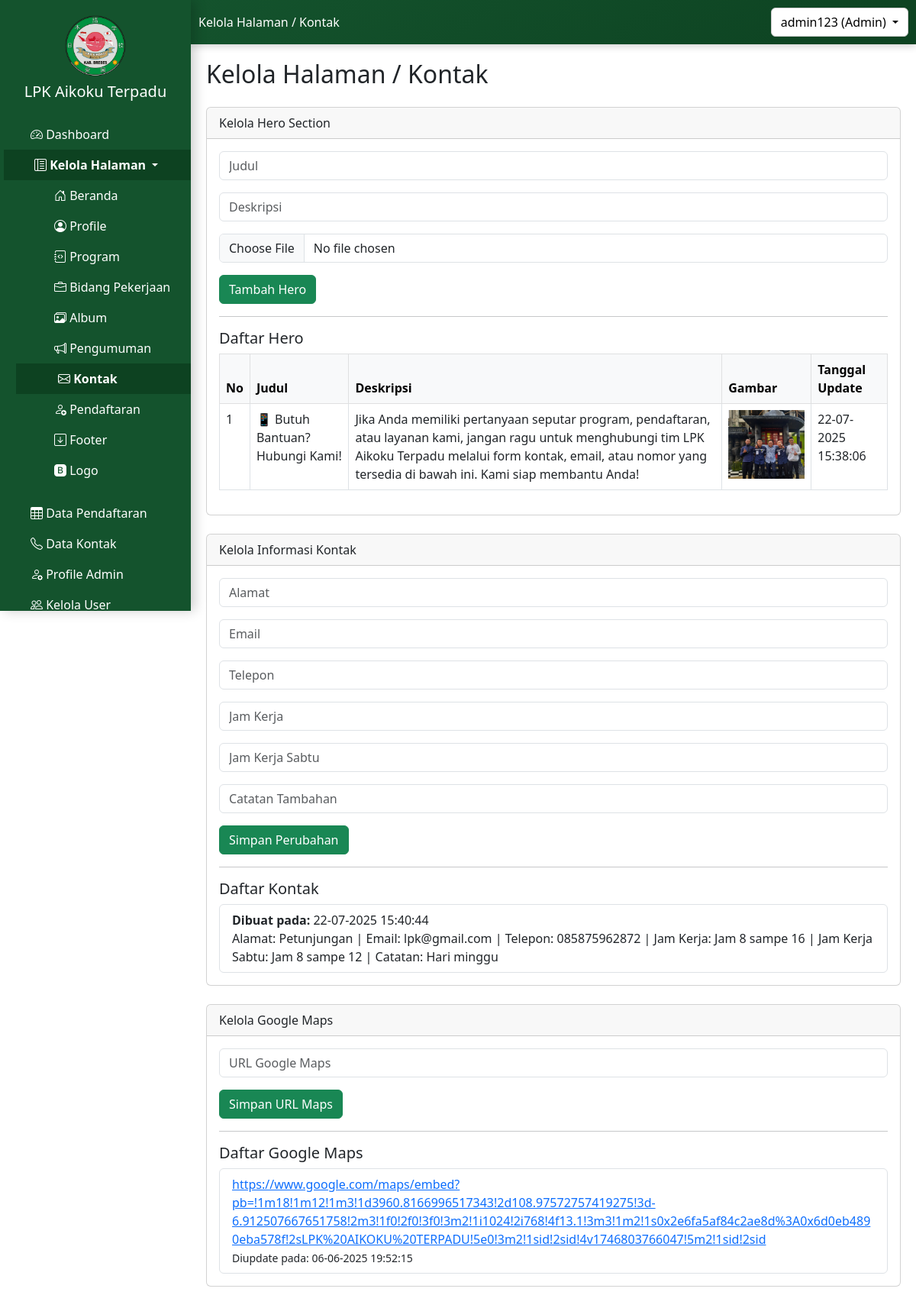
The app's page /admin/kelola_halaman/kontak/kontak_admin.php (signed in) with its own data.
### tables this page shows
CREATE TABLE `tb_hero_kontak` (
  `id_hero` int(11) NOT NULL,
  `judul` varchar(255) DEFAULT NULL,
  `deskripsi` text DEFAULT NULL,
  `gambar` varchar(255) DEFAULT NULL,
  `tanggal_upload` timestamp NOT NULL DEFAULT current_timestamp()
);

CREATE TABLE `tb_informasi_kontak` (
  `id_kontak` int(11) NOT NULL,
  `alamat` varchar(255) NOT NULL,
  `email_kontak` varchar(255) NOT NULL,
  `telepon` varchar(50) NOT NULL,
  `jam_kerja` varchar(100) NOT NULL,
  `jam_sabtu` varchar(100) NOT NULL,
  `catatan` text DEFAULT NULL,
  `created_at` timestamp NOT NULL DEFAULT current_timestamp()
);

CREATE TABLE `tb_kontak_maps` (
  `id_maps` int(11) NOT NULL,
  `maps_url` text NOT NULL,
  `created_at` datetime DEFAULT current_timestamp()
);

### admin/kelola_halaman/kontak/kontak_admin.php (the view, shortened to what this page needs)
<?php
$pageTitle = 'Kelola Halaman / Kontak';
?>
<!DOCTYPE html>
<html lang="id">
<head>
</head>
<body>
    <?php include '../../../sidebar1.php'; ?>
    <div class="content">
        <h2 class="mb-4"><?php echo $pageTitle; ?></h2>
        <div class="card mb-4">
            <div class="card-header">Kelola Hero Section</div>
            <div class="card-body">
                <form action="hero/proses_tambah_hero.php" method="POST" enctype="multipart/form-data">
                    <input type="text" name="hero_title" class="form-control mb-3" placeholder="Judul" required>
                    <input type="text" name="hero_description" class="form-control mb-3" placeholder="Deskripsi"
                        required>
                    <input type="file" name="hero_image" class="form-control mb-3" required>
                    <button type="submit" class="btn btn-success">Tambah Hero</button>
                </form>
                <hr>
                <h5>Daftar Hero</h5>
                <div class="table-responsive">
                <table class="table table-bordered">
                    <thead class="table-light">
                        <tr>
                            <th>No</th>
                            <th>Judul</th>
                            <th>Deskripsi</th>
                            <th>Gambar</th>
                            <th>Tanggal Update</th>
                        </tr>
                    </thead>
                    <tbody>
                        <?php
                        include '../../../includes/config.php';
                        $query = "SELECT * FROM tb_hero_kontak ORDER BY id_hero DESC LIMIT 1";
                        $result = mysqli_query($mysqli, $query);
                        $no = 1;
                        while ($data = mysqli_fetch_assoc($result)) {
                            ?>
                            <tr>
                                <td><?= $no++ ?></td>
                                <td><?= htmlspecialchars($data['judul']) ?></td>
                                <td><?= htmlspecialchars($data['deskripsi']) ?></td>
                                <td><img src="../../../uploads/<?= $data['gambar'] ?>" width="100"></td>
                                <td><?= date('d-m-Y H:i:s', strtotime($data['tanggal_upload'])) ?></td>
                            </tr>
                        <?php } ?>
                    </tbody>
                </table>
                </div>
            </div>
        </div>
        <?php
        $query = "SELECT * FROM tb_informasi_kontak";
        $result = mysqli_query($mysqli, $query);
        ?>
        <div class="card mb-4">
            <div class="card-header">Kelola Informasi Kontak</div>
            <div class="card-body">
                <form action="informasi/proses_tambah_kontak.php" method="POST">
                    <input type="text" name="alamat" class="form-control mb-3" placeholder="Alamat" required>
                    <input type="email" name="email_kontak" class="form-control mb-3" placeholder="Email" required>
                    <input type="text" name="telepon" class="form-control mb-3" placeholder="Telepon" required>
                    <input type="text" name="jam_kerja" class="form-control mb-3" placeholder="Jam Kerja" required>
                    <input type="text" name="jam_sabtu" class="form-control mb-3" placeholder="Jam Kerja Sabtu"
                        required>
                    <input type="text" name="catatan" class="form-control mb-3" placeholder="Catatan Tambahan">
                    <button type="submit" class="btn btn-success">Simpan Perubahan</button>
                </form>
                <hr>
                <h5>Daftar Kontak</h5>
                <ul class="list-group">
                    <?php
                    while ($row = mysqli_fetch_assoc($result)) {
                        ?>
                        <li class="list-group-item">
                            <strong>Dibuat pada:</strong> <?= date('d-m-Y H:i:s', strtotime($row['created_at'])); ?><br>
                            Alamat: <?= $row['alamat']; ?> |
                            Email: <?= $row['email_kontak']; ?> |
                            Telepon: <?= $row['telepon']; ?> |
                            Jam Kerja: <?= $row['jam_kerja']; ?> |
                            Jam Kerja Sabtu: <?= $row['jam_sabtu']; ?> |
                            Catatan: <?= $row['catatan']; ?>
                        </li>
                        <?php
                    }
                    ?>
                </ul>
            </div>
        </div>
        <div class="card mb-4">
            <div class="card-header">Kelola Google Maps</div>
            <div class="card-body">
                <form action="maps/proses_tambah_maps.php" method="POST">
                    <input type="text" name="maps_url" class="form-control mb-3" placeholder="URL Google Maps" required>
                    <button type="submit" class="btn btn-success">Simpan URL Maps</button>
                </form>
                <hr>
                <h5>Daftar Google Maps</h5>
                <ul class="list-group">
                    <?php
                    include '../../../includes/config.php';
                    $query_maps = "SELECT * FROM tb_kontak_maps ORDER BY id_maps DESC";
                    $result_maps = mysqli_query($mysqli, $query_maps);
                    while ($data_maps = mysqli_fetch_assoc($result_maps)) {
                        ?>
                        <li class="list-group-item">
                            <a href="<?= $data_maps['maps_url'] ?>" target="_blank"><?= $data_maps['maps_url'] ?></a>
                            <br>
                            <small>Diupdate pada: <?= date('d-m-Y H:i:s', strtotime($data_maps['created_at'])) ?></small>
                        </li>
                    <?php } ?>
                </ul>
            </div>
        </div>
    </div>
</body>
</html>

### admin/kelola_halaman/kontak/kontak_admin.php (style rules this page uses)
.table-responsive { overflow-x: auto; -webkit-overflow-scrolling: touch; width: 100%; }

### sidebar1.php (style rules this page uses)
.content { margin-left: 250px; padding: 20px; overflow-x: auto; max-width: calc(100vw - 250px); }

### records on screen
tb_hero_kontak: judul "📱 Butuh Bantuan? Hubungi Kami!", deskripsi "Jika Anda memiliki pertanyaan seputar program, pendaftaran, atau layanan kami, jangan ragu untuk menghubungi tim LPK Aikoku Terpadu melalui form kontak, email, atau nomor yang tersedia di bawah ini. Kami siap membantu Anda!", gambar (picture), tanggal_upload "22-07-2025 15:38:06"
tb_informasi_kontak: created_at "22-07-2025 15:40:44", alamat "Petunjungan", email_kontak "lpk@gmail.com", telepon "085875962872", jam_kerja "Jam 8 sampe 16", jam_sabtu "Jam 8 sampe 12", catatan "Hari minggu"
tb_kontak_maps: maps_url "https://www.google.com/maps/embed?pb=!1m18!1m12!1m3!1d3960.8166996517343!2d108.97572757419275!3d-6.912507667651758!2m3!1f0!2f0!3f0!3m2!1i1024!2i768!4f13.1!3m3!1m2!1s0x2e6fa5af84c2ae8d%3A0x6d0eb4890eba578f!2sLPK%20AIKOKU%20TERPADU!5e0!3m2!1sid!2sid!4v1746803766047!5m2!1sid!2sid", created_at "06-06-2025 19:52:15"

### other values on screen
$pageTitle "Kelola Halaman / Kontak"
$_SESSION['username'] "admin123"
$_SESSION['roles'] "Admin"
